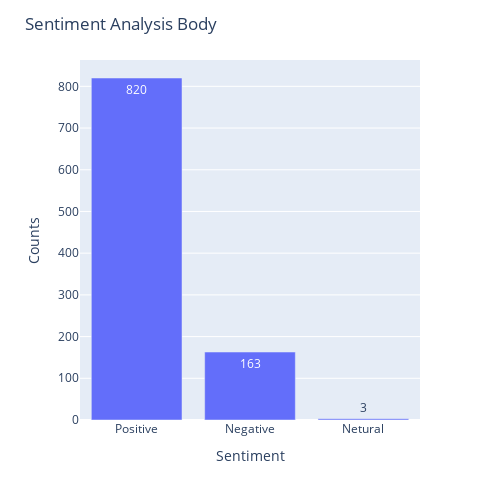

The code cell stored with this chart in its notebook:
### Code cell
import plotly.express as px
x = data['Analysis_Body'].value_counts()
fig = px.bar(x,  height=500, width= 500 , text= x)
fig.update_layout(showlegend=False,xaxis_title="Sentiment", yaxis_title="Counts", title = "Sentiment Analysis Body")
fig.show()

### Figure 1 — Plotly figure (JSON) as saved in the notebook; plotly's stock layout.template omitted (floating-point values rounded to 4 significant figures)
{"data": [{"alignmentgroup": "True", "hovertemplate": "variable=Analysis_Body<br>index=%{x}<br>value=%{y}<br>text=%{text}<extra></extra>", "legendgroup": "Analysis_Body", "marker": {"color": "#636efa", "pattern": {"shape": ""}}, "name": "Analysis_Body", "offsetgroup": "Analysis_Body", "orientation": "v", "showlegend": true, "text": [820, 163, 3], "textposition": "auto", "type": "bar", "x": ["Positive", "Negative", "Netural"], "xaxis": "x", "y": [820, 163, 3], "yaxis": "y"}], "layout": {"barmode": "relative", "height": 500, "legend": {"title": {"text": "variable"}, "tracegroupgap": 0}, "margin": {"t": 60}, "showlegend": false, "title": {"text": "Sentiment Analysis Body"}, "width": 500, "xaxis": {"anchor": "y", "domain": [0, 1], "title": {"text": "Sentiment"}}, "yaxis": {"anchor": "x", "domain": [0, 1], "title": {"text": "Counts"}}}}
